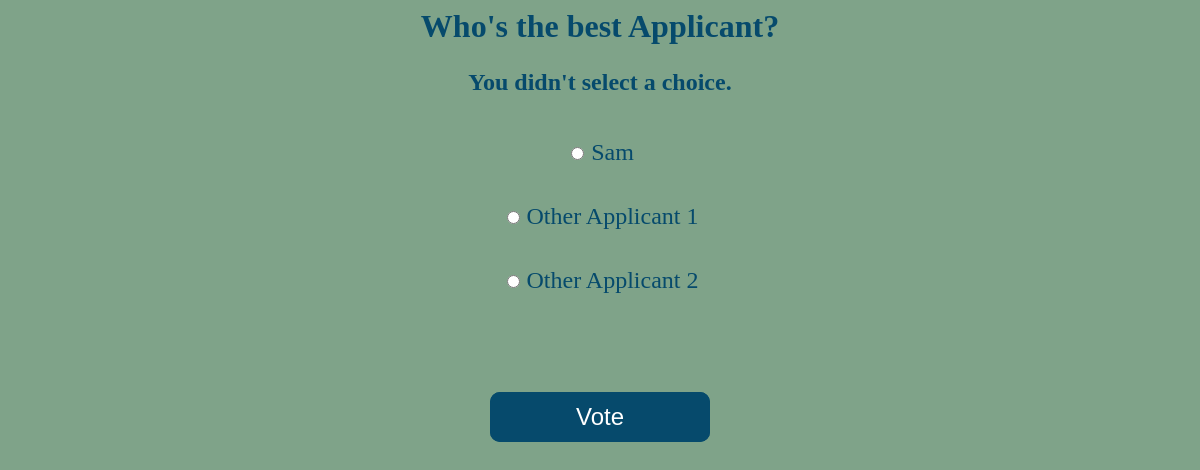
The page /2/vote/ on the database its author committed.
### polls/models.py (models this page shows, shortened)
class Question(models.Model):
    question_text = models.CharField(max_length=200)
    pub_date = models.DateTimeField('date published')

class Choice(models.Model):
    question = models.ForeignKey(Question, on_delete=models.CASCADE)
    choice_text = models.CharField(max_length=200)
    votes = models.IntegerField(default=0)

### polls/views.py (the view)
# urls.py: path('<int:question_id>/vote/', views.vote, name='vote'),
def vote(request, question_id):
    question = get_object_or_404(Question, pk=question_id)
    try:
        selected_choice = question.choice_set.get(pk=request.POST['choice'])
    except (KeyError, Choice.DoesNotExist):
        return render(request, 'polls/detail.html', {
            'question': question,
            'error_message': "You didn't select a choice.",
        })
    else:
        selected_choice.votes += 1
        selected_choice.save()
        return HttpResponseRedirect(reverse('polls:results', args=(question.id,)))

### polls/templates/polls/detail.html (shortened to what this page needs)
{% load static %}
<link rel="stylesheet" type="text/css" href="{% static 'polls/detail.css' %}">
<body>
    <h1>{{ question.question_text }}</h1>
    {% if error_message %}<p class="error"><strong>{{ error_message }}</strong></p>{% endif %}
    <form action="{% url 'polls:vote' question.id %}" method="post">
        {% for choice in question.choice_set.all %}
            <input type="radio" name="choice" id="choice{{ forloop.counter }}" value="{{ choice.id }}">
            <label for="choice{{ forloop.counter }}">{{ choice.choice_text }}</label><br>
        {% endfor %}
        <button type="submit" value="Vote" class="glow-on-hover">Vote</button>
    </form>
</body>

### polls/static/polls/detail.css (style rules this page uses)
body { font-family: 'Times New Roman', Times, serif; background-color: #7fa389; color: #064a6c; text-align: center; }
label { line-height: 4rem; font-size: 1.5rem; }
.error { font-size: 1.5rem; }
.glow-on-hover { margin-top: 5rem; font-size: 1.5rem; width: 220px; height: 50px; border: none; outline: none; color: #fff; background: #064a6c; cursor: pointer; position: relative; z-index: 0; border-radius: 10px; }
.glow-on-hover:before { content: ''; background: linear-gradient(45deg, #a92230, #da2128, #853a80, #183f89, #2167ab, #25a6c8, #02a76d, #7dbe7b, #8f2137); position: absolute; top: -2px; left:-2px; background-size: 400%; z-index: -1; filter: blur(5px); width: calc(100% + 4px); height: calc(100% + 4px); animation: glowing 10s linear infinite; opacity: 0; transition: opacity .1s ease-in-out; border-radius: 10px; }
.glow-on-hover:after { z-index: -1; content: ''; position: absolute; width: 100%; height: 100%; background: #064a6c; left: 0; top: 0; border-radius: 10px; }

### rows shown on the page
Question: question_text "Who's the best Applicant?"
Choice: choice_text "Sam"
Choice: choice_text "Other Applicant 1"
Choice: choice_text "Other Applicant 2"

### other values the page prints
{{ error_message }} "You didn't select a choice."
